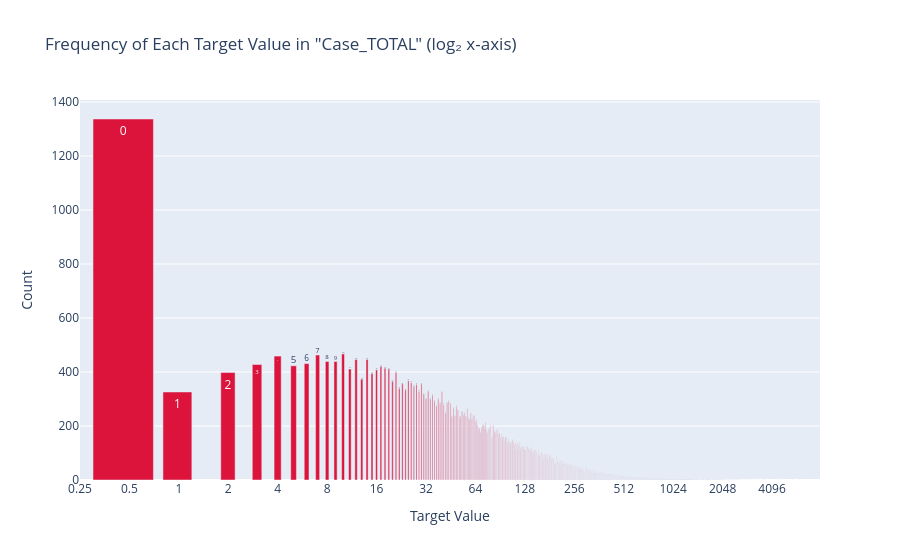

Notebook source saved alongside this figure:
### Code cell
plot_log2_frequency(dataset, 'Case_TOTAL')

### Figure 1 — Plotly figure (JSON) as saved in the notebook; plotly's stock layout.template omitted (floating-point values rounded to 4 significant figures; data arrays with more than 128 entries replaced by an {"elided": "..."} marker saying what was removed)
{"data": [{"hovertemplate": "Value: %{text}<br>Count: %{y}<extra></extra>", "marker": {"color": "crimson"}, "text": {"elided": "1376 str values"}, "type": "bar", "x": {"elided": "1376 float values"}, "y": {"elided": "1376 int values"}}], "layout": {"title": {"text": "Frequency of Each Target Value in \"Case_TOTAL\" (log₂ x-axis)"}, "xaxis": {"dtick": 0.301, "title": {"text": "Target Value"}, "type": "log"}, "yaxis": {"title": {"text": "Count"}}}}
